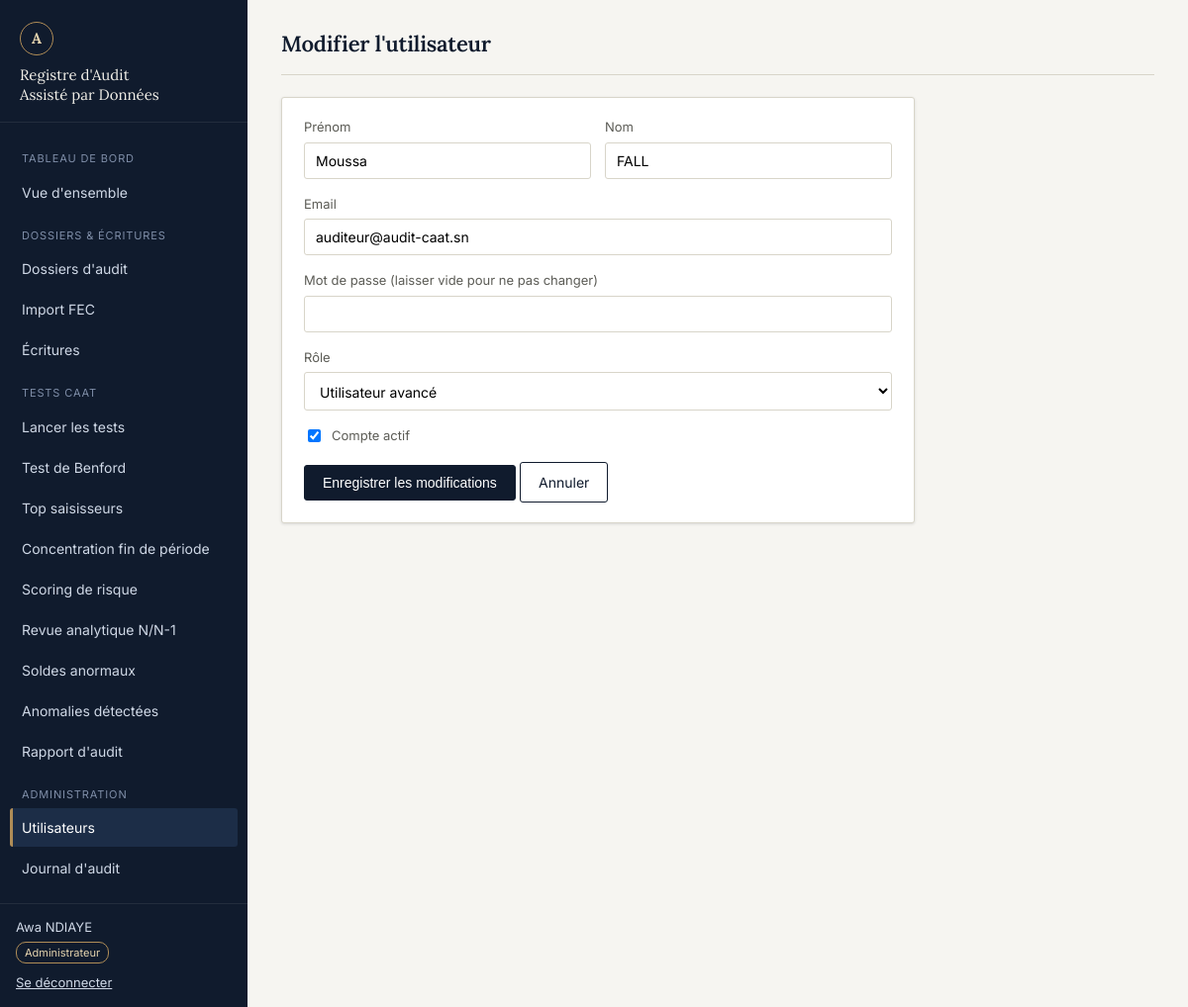
Page /modules/utilisateurs/formulaire.php?id=2 (signed in) on the committed database.
### tables this page shows
CREATE TABLE roles (
    id            INT AUTO_INCREMENT PRIMARY KEY,
    code          VARCHAR(30) NOT NULL UNIQUE,       
    libelle       VARCHAR(100) NOT NULL,
    description   VARCHAR(255)
);

CREATE TABLE utilisateurs (
    id                  INT AUTO_INCREMENT PRIMARY KEY,
    nom                 VARCHAR(80) NOT NULL,
    prenom              VARCHAR(80) NOT NULL,
    email               VARCHAR(150) NOT NULL UNIQUE,
    mot_de_passe_hash   VARCHAR(255) NOT NULL,        
    role_id             INT NOT NULL,
    actif               TINYINT(1) NOT NULL DEFAULT 1,
    derniere_connexion  DATETIME NULL,
    date_creation       DATETIME NOT NULL DEFAULT CURRENT_TIMESTAMP,
    CONSTRAINT fk_utilisateurs_role FOREIGN KEY (role_id) REFERENCES roles(id)
        ON UPDATE CASCADE ON DELETE RESTRICT
);

### includes/auth.php (called while the page is built, shortened)
<?php
function utilisateurCourant(): ?array
{
    return $_SESSION['utilisateur'] ?? null;
}

### modules/utilisateurs/formulaire.php (the view, shortened to what this page needs)
<?php
require_once __DIR__ . '/../../includes/auth.php';
$pdo = Database::getConnexion();
$id = filter_input(INPUT_GET, 'id', FILTER_VALIDATE_INT) ?: null;
$user = ['nom' => '', 'prenom' => '', 'email' => '', 'role_id' => '', 'actif' => 1];
if ($id) {
    $stmt = $pdo->prepare('SELECT * FROM utilisateurs WHERE id = :id');
    $stmt->execute(['id' => $id]);
    $existant = $stmt->fetch();
    $user = $existant;
}
$roles = $pdo->query('SELECT id, libelle FROM roles ORDER BY id')->fetchAll();
$pageActive = 'utilisateurs';
require __DIR__ . '/../../includes/header.php';
?>
<div class="app-shell">
  <?php require __DIR__ . '/../../includes/sidebar.php'; ?>
  <div class="contenu">
    <div class="topbar">
      <h1 style="margin:0;font-size:22px;"><?= $id ? 'Modifier l\'utilisateur' : 'Nouvel utilisateur' ?></h1>
    </div>
    <div class="carte" style="max-width:640px;">
      <form method="post" action="" id="formUtilisateur" novalidate>
        <div style="display:flex;gap:14px;">
          <div class="champ" style="flex:1;">
            <label for="prenom">Prénom</label>
            <input type="text" name="prenom" id="prenom" required value="<?= htmlspecialchars($user['prenom'], ENT_QUOTES, 'UTF-8') ?>">
          </div>
          <div class="champ" style="flex:1;">
            <label for="nom">Nom</label>
            <input type="text" name="nom" id="nom" required value="<?= htmlspecialchars($user['nom'], ENT_QUOTES, 'UTF-8') ?>">
          </div>
        </div>
        <div class="champ">
          <label for="email">Email</label>
          <input type="email" name="email" id="email" required value="<?= htmlspecialchars($user['email'], ENT_QUOTES, 'UTF-8') ?>">
        </div>
        <div class="champ">
          <label for="mot_de_passe">Mot de passe <?= $id ? '(laisser vide pour ne pas changer)' : '' ?></label>
          <input type="password" name="mot_de_passe" id="mot_de_passe" <?= $id ? '' : 'required' ?> minlength="8" autocomplete="new-password">
        </div>
        <div class="champ">
          <label for="role_id">Rôle</label>
          <select name="role_id" id="role_id" required>
            <?php foreach ($roles as $r): ?>
              <option value="<?= (int) $r['id'] ?>" <?= (int) $user['role_id'] === (int) $r['id'] ? 'selected' : '' ?>><?= htmlspecialchars($r['libelle'], ENT_QUOTES, 'UTF-8') ?></option>
            <?php endforeach; ?>
          </select>
        </div>
        <div class="champ">
          <label style="display:flex;align-items:center;gap:8px;">
            <input type="checkbox" name="actif" value="1" <?= $user['actif'] ? 'checked' : '' ?> style="width:auto;">
            Compte actif
          </label>
        </div>
        <button type="submit" class="btn"><?= $id ? 'Enregistrer les modifications' : 'Créer l\'utilisateur' ?></button>
        <a href="liste.php" class="btn btn-secondaire">Annuler</a>
      </form>
    </div>
  </div>
</div>
<?php require __DIR__ . '/../../includes/footer.php'; ?>

### includes/sidebar.php (shortened to what this page needs)
<?php
$u = utilisateurCourant();
$role = $u['role_code'];
function lienNav(string $cle, string $href, string $texte, string $pageActive): void
{
    $classe = ($cle === $pageActive) ? 'lien actif' : 'lien';
    echo '<a class="' . $classe . '" href="' . htmlspecialchars($href, ENT_QUOTES, 'UTF-8') . '">'
        . htmlspecialchars($texte, ENT_QUOTES, 'UTF-8') . '</a>';
}
?>
<div class="sidebar">
  <div class="brand">
    <div class="brand-mark">A</div>
    <div class="brand-titre">Registre d'Audit<br>Assisté par Données</div>
  </div>
  <nav>
    <div class="groupe-titre">Tableau de bord</div>
    <?php lienNav('dashboard', BASE_URL . '/dashboard.php', 'Vue d\'ensemble', $pageActive); ?>
    <div class="groupe-titre">Dossiers &amp; écritures</div>
    <?php if (in_array($role, ['ADMIN', 'AVANCE'], true)): ?>
      <?php lienNav('import', BASE_URL . '/modules/import/import_fec.php', 'Import FEC', $pageActive); ?>
    <?php endif; ?>
    <div class="groupe-titre">Tests CAAT</div>
    <?php if (in_array($role, ['ADMIN', 'AVANCE'], true)): ?>
      <?php lienNav('tests', BASE_URL . '/modules/tests/lancer.php', 'Lancer les tests', $pageActive); ?>
    <?php endif; ?>
    <?php if ($role === 'ADMIN'): ?>
      <div class="groupe-titre">Administration</div>
    <?php endif; ?>
  </nav>
  <div class="pied-utilisateur">
    <div><?= htmlspecialchars($u['prenom'] . ' ' . $u['nom'], ENT_QUOTES, 'UTF-8') ?></div>
    <span class="role-badge"><?= htmlspecialchars($u['role_libelle'], ENT_QUOTES, 'UTF-8') ?></span>
    <div style="margin-top:10px;">
      <a href="<?= BASE_URL ?>/logout.php" style="color:#cfd8e6;font-size:13px;">Se déconnecter</a>
    </div>
  </div>
</div>

### assets/css/style.css (style rules this page uses)
:root { --encre-900: #101b2d; --encre-700: #1c2d47; --encre-500: #35507a; --papier: #f6f5f1; --papier-2: #ecebe4; --ligne: #d8d5c9; --texte: #232323; --texte-att: #5c5c56; --or: #b08d57; --or-clair: #e4d3ae; --risque-critique: #a5312a; --risque-elevee: #c0662a; --risque-moyenne: #b3901c; --risque-faible: #5f7a5f; --ok: #3d6b4f; --rayon: 3px; --ombre: 0 1px 3px rgba(16, 27, 45, 0.12); }
* { box-sizing: border-box; }
body { margin: 0; background: var(--papier); color: var(--texte); font-family: 'Inter', system-ui, -apple-system, sans-serif; font-size: 15px; line-height: 1.5; }
h1, h2, h3, .titre-serif { font-family: 'Lora', Georgia, serif; color: var(--encre-900); font-weight: 600; letter-spacing: -0.01em; }
a { color: var(--encre-500); }
.app-shell { display: flex; min-height: 100vh; }
.sidebar { width: 250px; background: var(--encre-900); color: #cfd8e6; flex-shrink: 0; padding: 0; display: flex; flex-direction: column; }
.sidebar .brand { padding: 22px 20px 18px; border-bottom: 1px solid rgba(255,255,255,0.08); }
.sidebar .brand-mark { display: inline-flex; align-items: center; justify-content: center; width: 34px; height: 34px; border: 1.5px solid var(--or); border-radius: 50%; color: var(--or-clair); font-family: 'Lora', serif; font-weight: 700; font-size: 15px; margin-bottom: 10px; }
.sidebar .brand-titre { font-family: 'Lora', serif; font-size: 15px; line-height: 1.3; color: #f1efe8; }
.sidebar nav { padding: 14px 10px; flex: 1; overflow-y: auto; }
.sidebar .groupe-titre { font-size: 11px; text-transform: uppercase; letter-spacing: 0.08em; color: #7f8ea8; padding: 14px 12px 6px; }
.sidebar a.lien { display: block; padding: 9px 12px; border-radius: var(--rayon); color: #cfd8e6; text-decoration: none; font-size: 14px; margin-bottom: 2px; }
.sidebar a.lien.actif { background: var(--encre-700); color: #fff; border-left: 3px solid var(--or); padding-left: 9px; }
.sidebar .pied-utilisateur { border-top: 1px solid rgba(255,255,255,0.08); padding: 14px 16px; font-size: 13px; }
.sidebar .pied-utilisateur .role-badge { display: inline-block; margin-top: 4px; font-size: 11px; padding: 2px 8px; border: 1px solid var(--or); color: var(--or-clair); border-radius: 10px; }
.contenu { flex: 1; min-width: 0; padding: 28px 34px 50px; }
.topbar { display: flex; justify-content: space-between; align-items: baseline; margin-bottom: 22px; border-bottom: 1px solid var(--ligne); padding-bottom: 14px; }
.carte { background: #fff; border: 1px solid var(--ligne); border-radius: var(--rayon); box-shadow: var(--ombre); padding: 20px 22px; margin-bottom: 20px; }
.btn { display: inline-block; padding: 9px 18px; border-radius: var(--rayon); border: 1px solid var(--encre-900); background: var(--encre-900); color: #fff; font-size: 14px; cursor: pointer; text-decoration: none; }
.btn-secondaire { background: transparent; color: var(--encre-900); }
.champ { margin-bottom: 16px; }
.champ label { display: block; font-size: 13px; color: var(--texte-att); margin-bottom: 5px; }
.champ input, .champ select { width: 100%; padding: 9px 11px; border: 1px solid var(--ligne); border-radius: var(--rayon); font-size: 14px; font-family: inherit; background: #fff; }

### rows in the picture
roles: libelle "Administrateur"
utilisateurs: prenom "Moussa", nom "FALL", email "auditeur@audit-caat.sn", role_id "Utilisateur avancé", actif "☑"

### other values in the picture
$u['prenom'] . ' ' . $u['nom'] "Awa NDIAYE"
